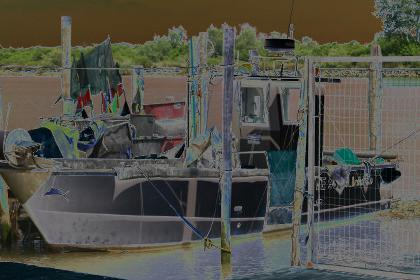

Write the Python code that produced this figure.
# Author:  Martin McBride
# Created: 2021-05-21
# Copyright (C) 2021, Martin McBride
# License: MIT

# solarize an image
# Inverts any colour value that is over 128

from PIL import Image, ImageOps

image = Image.open('boat-small.jpg')
result_image = ImageOps.solarize(image)
result_image.save('imageops-solarize.jpg')
